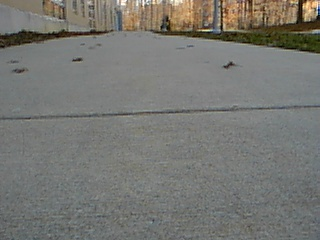
#> input picture testing/debug_img9.jpg, 320 x 240 px
$ python test.py   (Python 2 division)
#> lines starting #> are read from the running program, lines starting #| are printed output that depends on the picture
#library needed on beaglebone
import cv2
import numpy as np
import time
#import matplotlib
import matplotlib.pyplot as plt

def get_360p(file):
#> called with file = 'debug_img9.jpg'
    img=cv2.imread(file)
#> img is the input picture: shape (240, 320, 3); mean B, G, R 114.3, 118.9, 118.9
    img=cv2.resize(img,(320,240))
    gray_img=cv2.cvtColor(img, cv2.COLOR_BGR2GRAY)
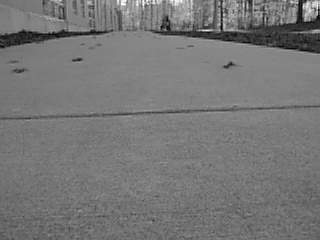
#> gray_img: shape (240, 320); min 2, max 254, mean 118.4
    return img,gray_img

def wh_det(img,x1=10,x2=630,y1=470,y2=0,xit=10,yit=-10,slope_en=0,er_max=4):
    #create green pointers on sidewalk
    count=[]
    tot=0
    for x in range(x1,x2,xit):
        test=er_max#used to ignore noise in the image. if the values goes too low the system stops incrementing in that y direction
        for y in range(y1,y2,yit):
            bgr=img[y,x]
            if abs(int(bgr[1])-int(bgr[2]))<14 and ((int(bgr[0])*1.25)>(int(bgr[1])+int(bgr[2]))/2):#works
		print 'white'
                tot+=1
                if test<er_max:
                    test+=1
                #draw where true
                for xn in range(-2,3):
                    for yn in range(-2,3):
                        img[y+yn,x+xn]=[0,200,255]
            else:
                test-=1
                if test<1:
                    break
        count.append(tot)
        tot=0
    #calculate slope,
    slopes=[]
    c1=yit/xit
    print len(count)
    points=6#even multiple of len(count). number of points to evaluate in one loop
    if slope_en==1:
        for x1 in range(0,len(count),points):
            ydiff=[]
            for y1 in range(0,points-1):
                ydiff.append((count[x1+y1]-count[x1+y1+1])*c1)
            ysum=0
            #print y1+x1+1
            for y in ydiff:
                ysum=y+ysum
            slopes.append(float(ysum)/len(ydiff))
    #print results
    print count

if __name__ == "__main__":
	img,gray=get_360p('debug_img9.jpg')
	#wh_det(img,x1=10,x2=310,y1=235,y2=100,xit=5, yit=5,er_max=5)

	for x in range(10,310,5):
		for y in range(235,200,-5):
			print '1'
			bgr=img[y,x]

			if abs(int(bgr[1])-int(bgr[2]))<14 and ((bgr[0]*1.25)>(bgr[1]+bgr[2])/2):
				print '1'

$ run again, with testing/debug_img2.jpg copied over testing/debug_img9.jpg
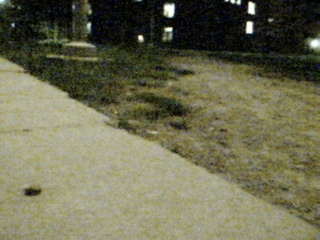
#> input picture testing/debug_img2.jpg, 320 x 240 px
#> in get_360p, img is the input picture: shape (240, 320, 3); mean B, G, R 81.7, 108.1, 108.7
#> in get_360p, `gray_img=cv2.cvtColor(img, cv2.COLOR_BGR2GRAY)`:
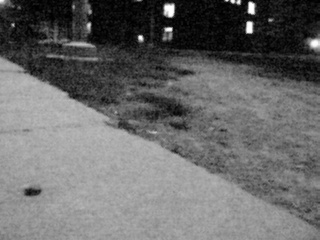
#> gray_img: shape (240, 320); min 0, max 255, mean 105.2

$ run again, with testing/debug_img3.jpg copied over testing/debug_img9.jpg
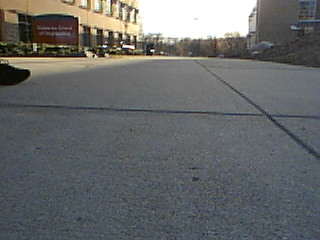
#> input picture testing/debug_img3.jpg, 320 x 240 px
#> in get_360p, img is the input picture: shape (240, 320, 3); mean B, G, R 104.1, 104.1, 101.9
#> in get_360p, `gray_img=cv2.cvtColor(img, cv2.COLOR_BGR2GRAY)`:
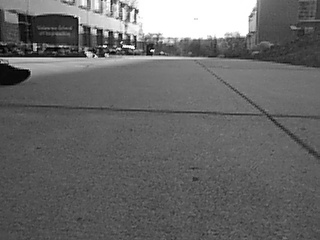
#> gray_img: shape (240, 320); min 0, max 255, mean 103.4
